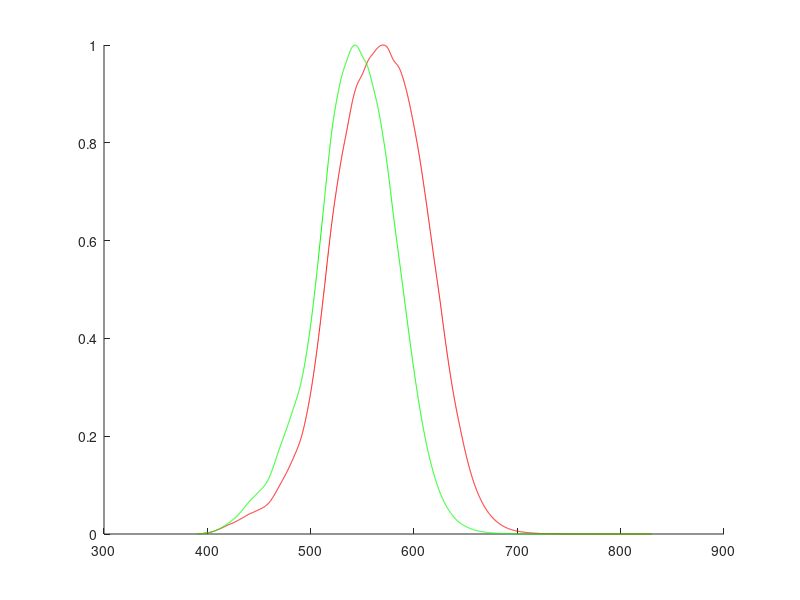

Write the MATLAB code that produced this figure. (Note: this script raises an error after producing the figure.)
% EE368/CS232 Digital Image Processing
% Bernd Girod
% Department of Electrical Engineering, Stanford University 

% Script by Qiyuan Tian and David Chen
% Absorption of light in the cones of the human retina

% coneFundamentals.mat: 
% 2-deg fundamentals based on the Stiles & Burch 10-deg CMFs (adjusted to 2-deg)
% Reference: http://www.cvrl.org/cones.htm

% Load cone fundamentals
clear, clc, close all
load('coneFundamentals.mat', 'coneFundamentals');
wavelength = coneFundamentals(:, 1);
LMS = coneFundamentals(:, 2 : 4);

% Plot sensitivity curves
axes('Parent', figure, 'FontSize', 15);
plot(wavelength, LMS(:, 1), 'r',  wavelength, LMS(:, 2), 'g', wavelength, LMS(:, 3), 'b', 'LineWidth', 2, 'LineSmoothing','on');
legend('L: S_{R}({\lambda})','M: S_{G}({\lambda})','S: S_{B}({\lambda}) ', 'Location', 'NorthEast');
text(445, 0.9, '445 nm', 'FontSize', 15, 'Color', 'blue');
text(535, 0.9, '535 nm', 'FontSize', 15, 'Color', 'green');
text(575, 0.95, '575 nm', 'FontSize', 15, 'Color', 'red');
xlabel('Wavelength {\lambda} (nm)');
ylabel('Normalized Sensitivity');
title('Cone Fundamentals');
axis([390 760 0 1]);
grid on;
saveas(gcf, 'Absorption_Spectra_fundamentals.png');
